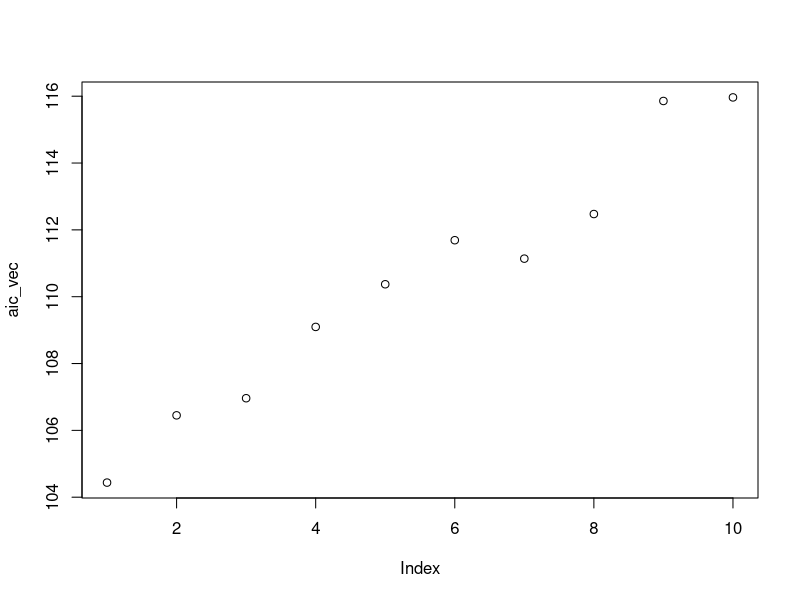
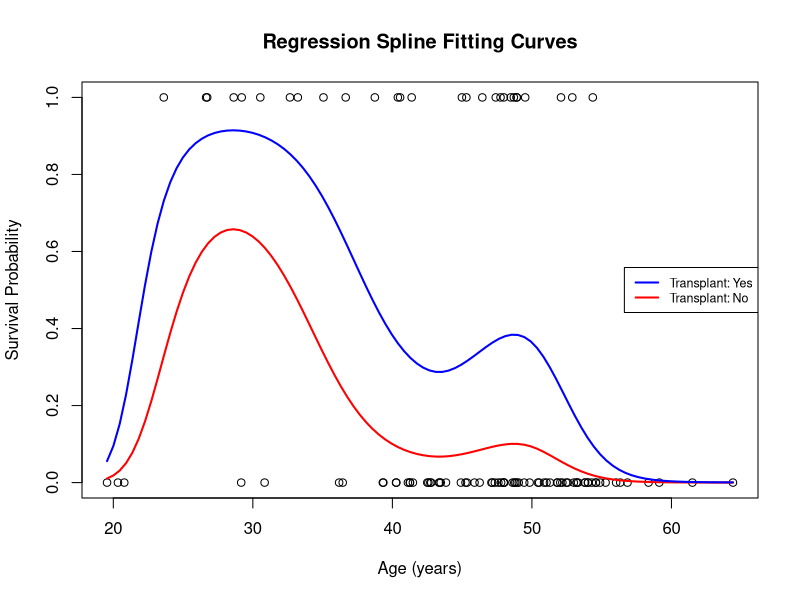
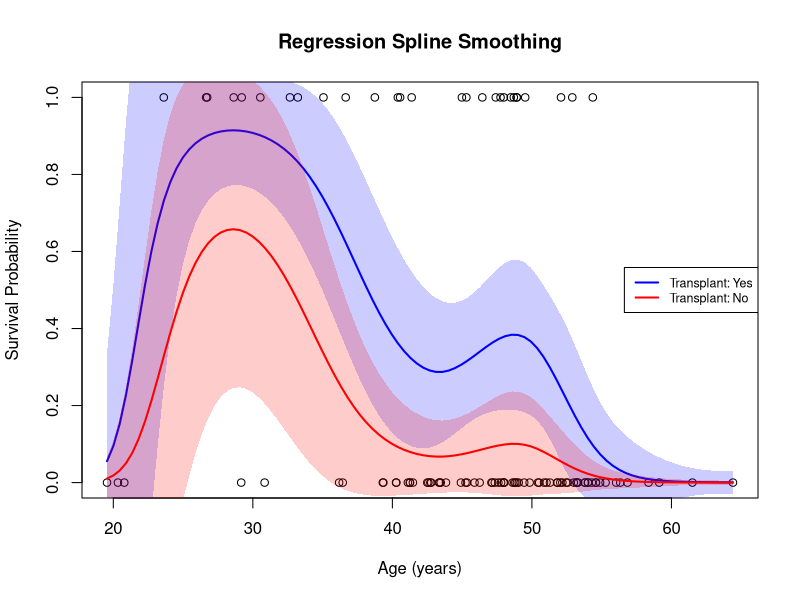
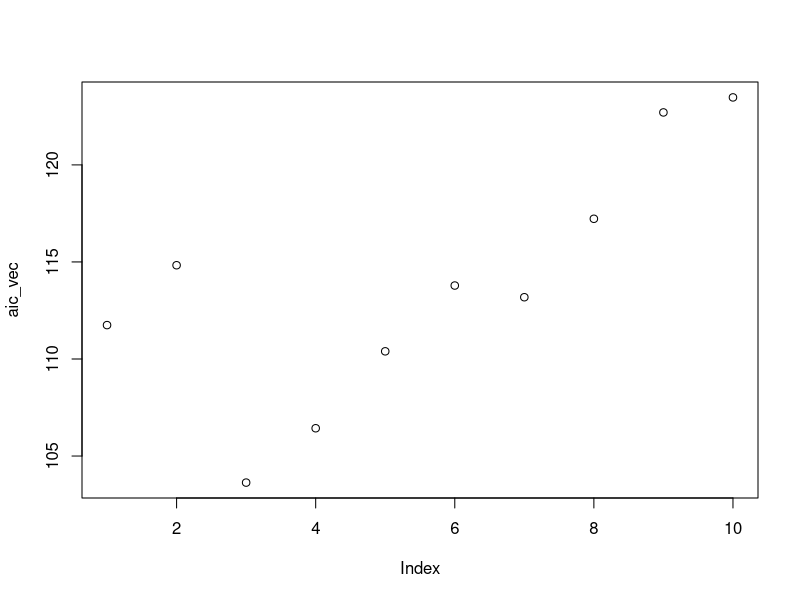
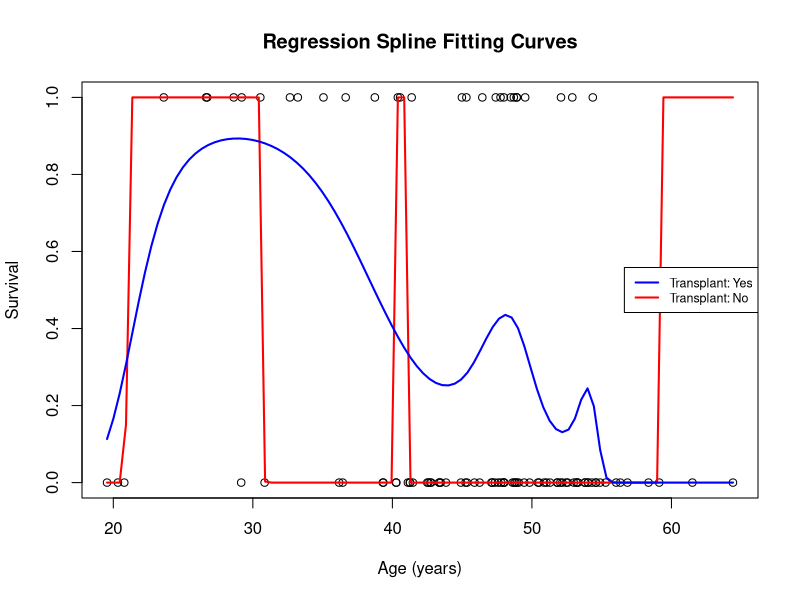
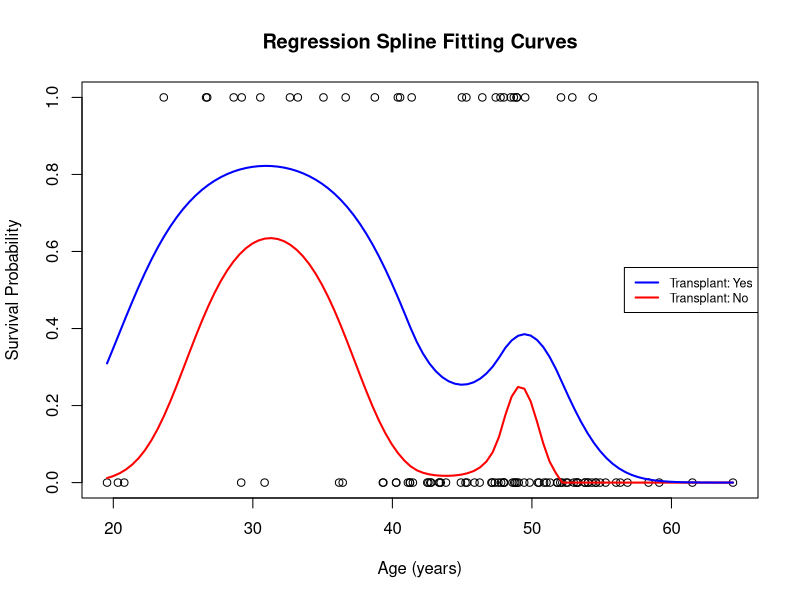
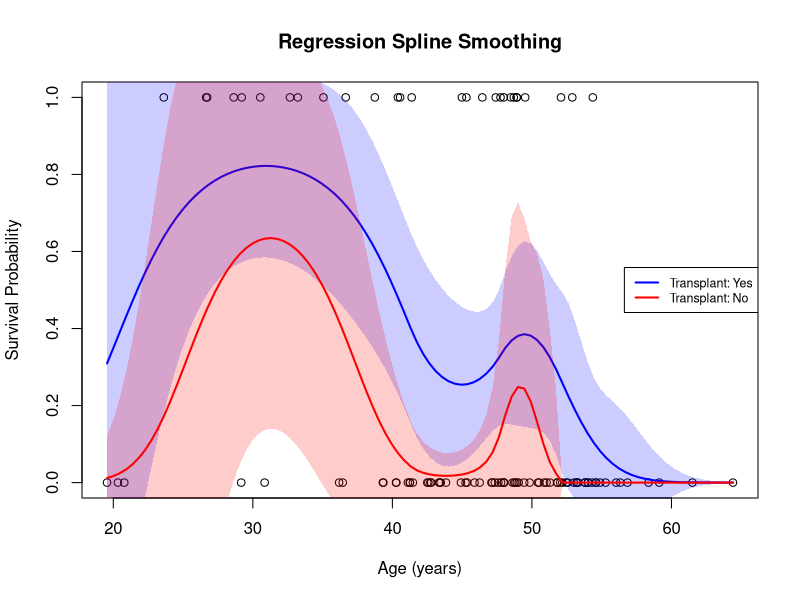

Source code (R) for these figures, in order:
## ---- chunk 1
library(ggplot2)
library(mgcv)
library(survival)
library(dplyr)
library(splines)
library(lmtest)
## ---- chunk 2
jasa
## ---- chunk 3
jasa$transplant_label <- factor(jasa$transplant, levels=c(0,1), labels=c("Transplant: No", "Transplant: Yes"))
jasa$fustat_label <- factor(jasa$fustat, levels=c(0,1), labels=c("Survived","Died") )
jasa$fustat_rev <- -(jasa$fustat-1)
## ---- chunk 4
clean <-jasa[which(jasa$age!=min(jasa$age)),]
## ---- chunk 5
glm_main <- glm(fustat_rev ~ age + transplant, data = clean, family = binomial())
summary(glm_main)
## ---- chunk 6
glm_int <- glm(fustat_rev ~ age + transplant + age*transplant, data = clean, family = binomial())
summary(glm_int)
## ---- chunk 7
# for the main effect model
m_grid <- seq(1,10,by=1)
aic_vec <- rep(NA, length(m_grid))
for (i in 1:length(m_grid)){
  m <- m_grid[i]
  res <- glm(fustat_rev ~ bs(age, df=m+4) + transplant, family = binomial(link = "logit"), 
             data = clean) 
  aic_vec[i] <- AIC(res)
}
m_grid[which.min(aic_vec)]
## ---- chunk 8
plot(aic_vec)
## ---- chunk 9
reg_main <- glm(fustat_rev ~ bs(age, df = 5) + transplant,
             family = binomial, data = clean)
summary(reg_main)
## ---- chunk 10
ages <- sort(clean$age)
transplants <- clean$transplant[order(clean$age)]
xval <- seq(min(clean$age),max(clean$age),length.out=100)
transplant_0 <- rep(0, length(xval))
transplant_1 <- rep(1, length(xval))

reg_main_0 <- predict(reg_main, newdata = data.frame(age=xval, transplant=transplant_0), type = "response")
reg_main_1 <- predict(reg_main, newdata = data.frame(age=xval, transplant=transplant_1), type = "response")
plot(clean$age, clean$fustat_rev, xlab = "Age (years)", ylab = "Survival Probability", main="Regression Spline Fitting Curves")
lines(xval, reg_main_0, col = "red", lwd = 2)
lines(xval, reg_main_1, col = "blue", lwd = 2)
legend("right", legend=c("Transplant: Yes","Transplant: No"), 
       ncol=1, col=c("blue","red"), lwd=2, lty=1, cex=0.75)
## ---- chunk 11
pred_0 <- predict(reg_main, newdata = data.frame(age=xval, transplant=transplant_0), type = "response",se.fit=TRUE)
upper_0 <- pred_0$fit + 1.96*pred_0$se.fit
lower_0 <- pred_0$fit - 1.96*pred_0$se.fit
pred_1 <- predict(reg_main, newdata = data.frame(age=xval, transplant=transplant_1), type = "response",se.fit=TRUE)
upper_1 <- pred_1$fit + 1.96*pred_1$se.fit
lower_1 <- pred_1$fit - 1.96*pred_1$se.fit
## ---- chunk 12
plot(clean$age, clean$fustat_rev, xlab = "Age (years)", ylab = "Survival Probability", main="Regression Spline Smoothing")
lines(xval, pred_1$fit, col = "blue", lwd = 2)
polygon(x=c(xval, rev(xval)), y=c(lower_1,rev(upper_1)), col = rgb(0, 0, 1, 0.2), border=NA)
lines(xval, pred_0$fit, col = "red", lwd = 2)
polygon(x=c(xval, rev(xval)), y=c(lower_0,rev(upper_0)), col = rgb(1, 0, 0, 0.2), border=NA)
legend("right", legend=c("Transplant: Yes","Transplant: No"), 
       ncol=1, col=c("blue","red"), lwd=2, lty=1, cex=0.75)
## ---- chunk 13
# for the interaction model
m_grid <- seq(1,10,by=1)
aic_vec <- rep(NA, length(m_grid))
for (i in 1:length(m_grid)){
  m <- m_grid[i]
  res <- glm(fustat_rev ~ bs(age, df=m+4) + transplant + bs(age, df=m+4)*transplant, family = binomial(link = "logit"), data = clean) 
  aic_vec[i] <- AIC(res)
}
m_grid[which.min(aic_vec)]
## ---- chunk 14
plot(aic_vec)
## ---- chunk 15
reg_int <- glm(fustat_rev ~ bs(age, df = 7)*transplant,
             family = binomial(link = "logit"), data = clean)

summary(reg_int)
## ---- chunk 16
reg_int_0 <- predict(reg_int, newdata = data.frame(age=xval, transplant=transplant_0), type = "response")
reg_int_1 <- predict(reg_int, newdata = data.frame(age=xval, transplant=transplant_1), type = "response")
plot(clean$age, clean$fustat_rev, xlab = "Age (years)", ylab = "Survival", main="Regression Spline Fitting Curves")
lines(xval, reg_int_0, col = "red", lwd = 2)
lines(xval, reg_int_1, col = "blue", lwd = 2)
legend("right", legend=c("Transplant: Yes","Transplant: No"), 
       ncol=1, col=c("blue","red"), lwd=2, lty=1, cex=0.75)
## ---- chunk 17
reg_int <- glm(fustat_rev ~ bs(age, df=5,degree=2) + transplant + bs(age, df=5,degree=2)*transplant, family = binomial(link = "logit"), data = clean) 

summary(reg_int)
## ---- chunk 18
xval <- seq(min(clean$age),max(clean$age),length.out=100)
transplant_0 <- rep(0, length(xval))
transplant_1 <- rep(1, length(xval))

reg_int_0 <- predict(reg_int, newdata = data.frame(age=xval, transplant=transplant_0), type = "response")
reg_int_1 <- predict(reg_int, newdata = data.frame(age=xval, transplant=transplant_1), type = "response")

plot(clean$age, clean$fustat_rev, xlab = "Age (years)", ylab = "Survival Probability", main="Regression Spline Fitting Curves")
lines(xval, reg_int_0, col = "red", lwd = 2)
lines(xval, reg_int_1, col = "blue", lwd = 2)
legend("right", legend=c("Transplant: Yes","Transplant: No"), 
       ncol=1, col=c("blue","red"), lwd=2, lty=1, cex=0.75)
## ---- chunk 19
pred_0 <- predict(reg_int, newdata = data.frame(age=xval, transplant=transplant_0), type = "response",se.fit=TRUE)
upper_0 <- pred_0$fit + 1.96*pred_0$se.fit
lower_0 <- pred_0$fit - 1.96*pred_0$se.fit
pred_1 <- predict(reg_int, newdata = data.frame(age=xval, transplant=transplant_1), type = "response",se.fit=TRUE)
upper_1 <- pred_1$fit + 1.96*pred_1$se.fit
lower_1 <- pred_1$fit - 1.96*pred_1$se.fit
## ---- chunk 20
plot(clean$age, clean$fustat_rev, xlab = "Age (years)", ylab = "Survival Probability", main="Regression Spline Smoothing")
lines(xval, pred_1$fit, col = "blue", lwd = 2)
polygon(x=c(xval, rev(xval)), y=c(lower_1,rev(upper_1)), col = rgb(0, 0, 1, 0.2), border=NA)
lines(xval, pred_0$fit, col = "red", lwd = 2)
polygon(x=c(xval, rev(xval)), y=c(lower_0,rev(upper_0)), col = rgb(1, 0, 0, 0.2), border=NA)
legend("right", legend=c("Transplant: Yes","Transplant: No"), 
       ncol=1, col=c("blue","red"), lwd=2, lty=1, cex=0.75)
## ---- chunk 21
lrtest(reg_main,glm_main)
## ---- chunk 22
anova(reg_main, glm_main, test = "Chisq")
## ---- chunk 23
lrtest(reg_main, reg_int)
## ---- chunk 24
anova(reg_main, reg_int, test = "Chisq")
